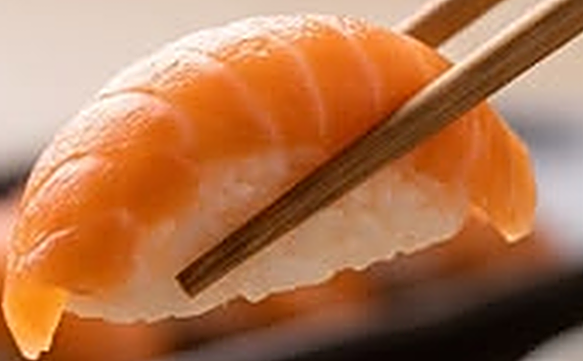
#> input picture src/templates/09-sushi-mare/sushi/chopnigiri.png, 583 x 361 px, given in place of tile1.png, which was not available
$ python cut_sushi.py
#> lines starting #> are read from the running program, lines starting #| are printed output that depends on the picture
import cv2,numpy as np
from scipy import ndimage as nd
from PIL import Image, ImageFilter
def gc(tile,rect,name,extra_bg=None,extra_fg=None,scale=3,it=8):
#> called with tile = 'tile1', rect = (2, 140, 232, 185), name = 'nigiri', scale = 3, it = 8
    im=cv2.imread(f'sushi/{tile}.png');H,W=im.shape[:2]
#> in gc, im is the input picture: shape (361, 583, 3); mean B, G, R 79.5, 118, 176.8
#> after `H, W = im.shape[:2]`: H = 361; W = 583
    mask=np.zeros((H,W),np.uint8);x,y,w,h=rect
    mask[:]=cv2.GC_BGD;mask[y:y+h,x:x+w]=cv2.GC_PR_FGD
    if extra_fg:
        for (a,b,c,d) in extra_fg: mask[b:d,a:c]=cv2.GC_FGD
    if extra_bg:
        for (a,b,c,d) in extra_bg: mask[b:d,a:c]=cv2.GC_BGD
    bg=np.zeros((1,65));fg=np.zeros((1,65));cv2.grabCut(im,mask,None,bg,fg,it,cv2.GC_INIT_WITH_MASK)
    m=(mask==1)|(mask==3);m=nd.binary_opening(m,iterations=1);m=nd.binary_fill_holes(m)
    lab,n=nd.label(m);sz=nd.sum(m,lab,range(1,n+1));m=lab==(1+np.argmax(sz))
    big=cv2.resize(im,None,fx=scale,fy=scale,interpolation=cv2.INTER_LANCZOS4)
    mb=cv2.resize(m.astype(np.float32),None,fx=scale,fy=scale,interpolation=cv2.INTER_LINEAR)
    mb=cv2.GaussianBlur(mb,(0,0),scale*.9);a=np.clip((mb-.5)*2.4+.5,0,1)
    ys,xs=np.where(a>.05);y0,y1,x0,x1=ys.min(),ys.max()+1,xs.min(),xs.max()+1
    rgb=cv2.cvtColor(big,cv2.COLOR_BGR2RGB)[y0:y1,x0:x1]
    I=Image.fromarray(np.dstack([rgb,(a[y0:y1,x0:x1]*255).astype(np.uint8)]),'RGBA')
    r,g,b,al=I.split();rgb2=Image.merge('RGB',(r,g,b)).filter(ImageFilter.UnsharpMask(radius=3,percent=80,threshold=2));I=Image.merge('RGBA',(*rgb2.split(),al))
#> after `r, g, b, al = I.split()`:
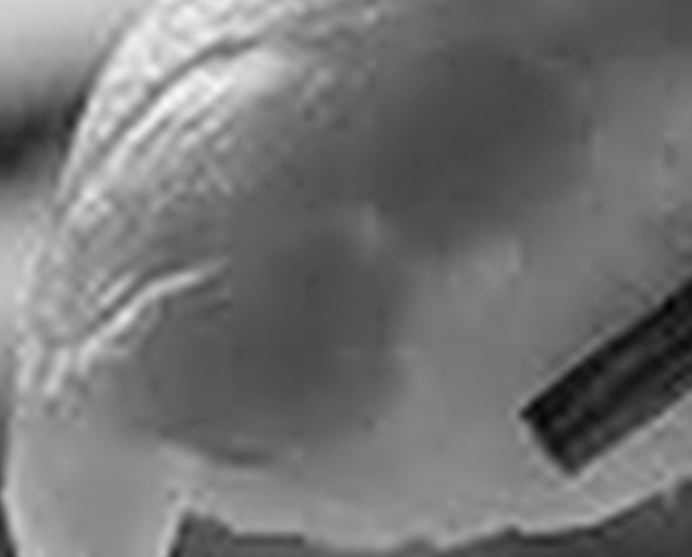
#> g: PIL image 692x557 L; min 3, max 249, mean 116.3
    I.save(f'sushi/{name}.png');print(name,I.size)
#| nigiri (692, 557)
gc('tile1',(2,140,232,185),'nigiri')
gc('tile2',(6,165,170,195),'uramaki',extra_bg=[(170,0,234,420),(0,0,234,150)])
#> call 2 of gc, with tile = 'tile2', rect = (6, 165, 170, 195), name = 'uramaki', scale = 3, it = 8
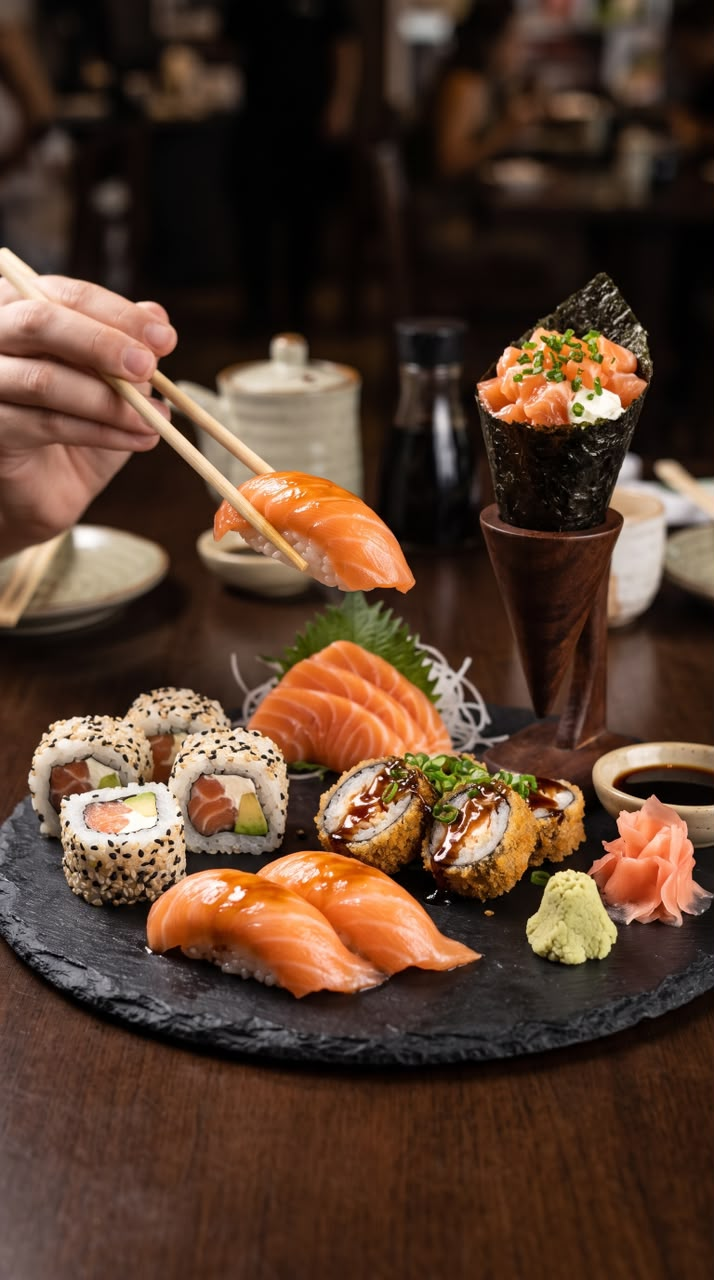
#> input picture src/templates/09-sushi-mare/sushi/hero.png, 714 x 1280 px, given in place of tile2.png, which was not available
#> in gc, im is the input picture: shape (1280, 714, 3); mean B, G, R 45.1, 60.9, 86
#| uramaki (494, 260)
gc('tile6',(2,150,200,200),'hotroll',extra_bg=[(0,0,234,140)])
#> call 3 of gc, with tile = 'tile6', rect = (2, 150, 200, 200), name = 'hotroll', scale = 3, it = 8
#> in gc (call 3), `rgb=cv2.cvtColor(big,cv2.COLOR_BGR2RGB)[y0:y1,x0:x1]`:
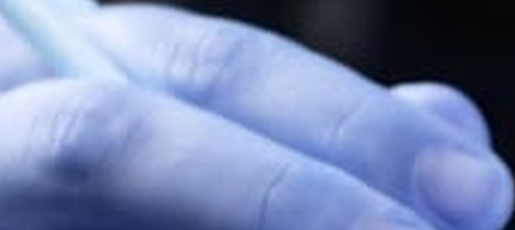
#> rgb: shape (230, 515, 3); mean B, G, R 175.7, 135.9, 120.5
#> in gc (call 3), `r, g, b, al = I.split()`:
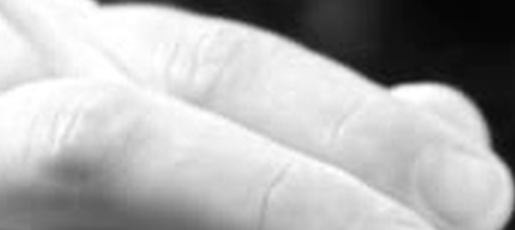
#> r: PIL image 515x230 L; min 5, max 255, mean 175.7
#> in gc (call 3), `r, g, b, al = I.split()`:
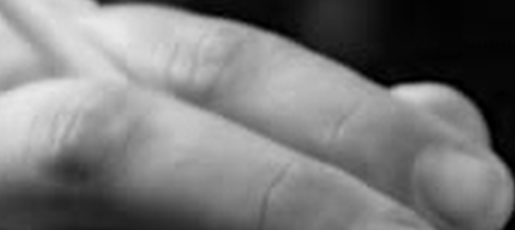
#> b: PIL image 515x230 L; min 0, max 233, mean 120.5
#> in gc (call 3), `r, g, b, al = I.split()`:
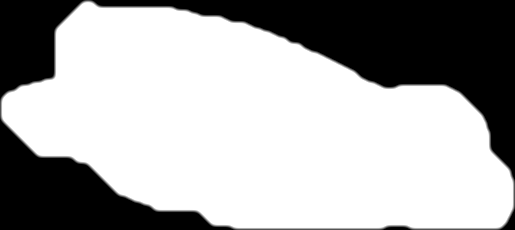
#> al: PIL image 515x230 L; min 0, max 255, mean 170.2
#> in gc (call 3), `rgb2 = Image.merge('RGB', (r, g, b)).filter(ImageFilter.UnsharpMask(ra`:
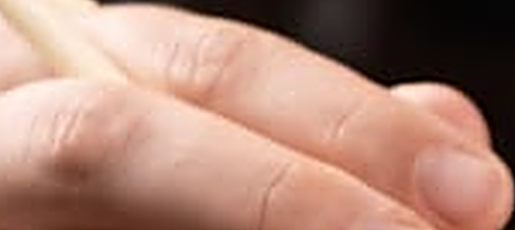
#> rgb2: PIL image 515x230 RGB; mean R, G, B 175.7, 135.9, 120.5
#| hotroll (515, 230)
gc('tile4',(18,22,195,285),'temaki',extra_bg=[(0,300,234,420)])
#> (the run stopped early here; a loop or call above may not have finished)
